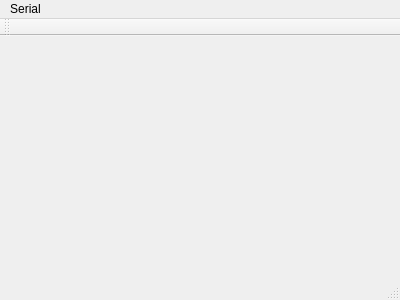
<?xml version="1.0" encoding="UTF-8"?>
<ui version="4.0">
 <class>MainWindow</class>
 <widget class="QMainWindow" name="MainWindow">
  <property name="geometry">
   <rect>
    <x>0</x>
    <y>0</y>
    <width>400</width>
    <height>300</height>
   </rect>
  </property>
  <property name="windowTitle">
   <string>MainWindow</string>
  </property>
  <widget class="QWidget" name="centralWidget">
   <layout class="QVBoxLayout" name="verticalLayout">
    <item>
     <widget class="configQuadrotor" name="widget_configQuadrotor" native="true"/>
    </item>
   </layout>
  </widget>
  <widget class="QMenuBar" name="menuBar">
   <property name="geometry">
    <rect>
     <x>0</x>
     <y>0</y>
     <width>400</width>
     <height>25</height>
    </rect>
   </property>
   <widget class="QMenu" name="menuSerial">
    <property name="title">
     <string>Serial</string>
    </property>
    <addaction name="actionSelect_Serial"/>
   </widget>
   <addaction name="menuSerial"/>
  </widget>
  <widget class="QToolBar" name="mainToolBar">
   <attribute name="toolBarArea">
    <enum>TopToolBarArea</enum>
   </attribute>
   <attribute name="toolBarBreak">
    <bool>true</bool>
   </attribute>
  </widget>
  <widget class="QStatusBar" name="statusBar"/>
  <action name="actionSelect_Serial">
   <property name="text">
    <string>Select Serial</string>
   </property>
  </action>
 </widget>
 <layoutdefault spacing="6" margin="11"/>
 <customwidgets>
  <customwidget>
   <class>configQuadrotor</class>
   <extends>QWidget</extends>
   <header>configquadrotor.h</header>
   <container>1</container>
  </customwidget>
 </customwidgets>
 <resources/>
 <connections/>
</ui>
